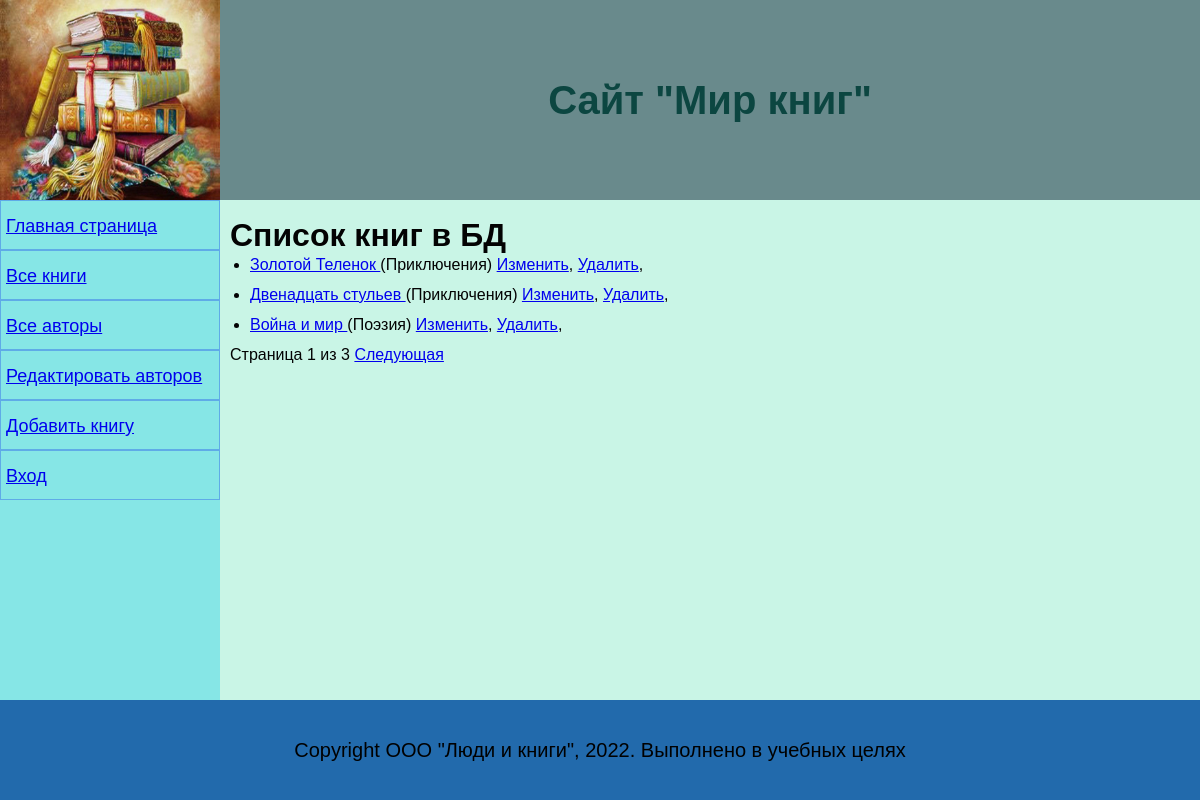
The page /books/ on the database its author committed.
### catalog/models.py (models this page shows, shortened)
class Book(models.Model):
    title=models.CharField(max_length=200,help_text="Введите название книги",verbose_name="Название книги")
    genre=models.ForeignKey("Ganre",on_delete=models.CASCADE,help_text="Выберите жанр книги",verbose_name="Жанр книги",null=True)
    language=models.ForeignKey("Language",on_delete=models.CASCADE,help_text="ВЫберите язык книги",verbose_name="Язык книги",null=True)
    author=models.ManyToManyField("Author",help_text="Выберите автора книги",verbose_name="Автор книги")
    summary=models.TextField(max_length=1000,help_text="Введите краткое описание книги",verbose_name="Аннотация книги")
    isbn=models.CharField(max_length=13,help_text="Должно содержать 13 символов",verbose_name="ISBN книги")
    def get_absolute_url(self):
        return reverse("book-detail",args=[str(self.id)])

class Ganre(models.Model):
    name=models.CharField(max_length=200,help_text="Введите жанр книги",verbose_name="Жанр книги")
    def __str__(self):
        return self.name

### catalog/views.py (the view)
# urls.py: re_path(r'^books/$', views.BookListView.as_view(), name="books"),
class BookListView(generic.ListView):
    model = Book
    paginate_by = 3

### catalog/templates/catalog/book_list.html
{% extends "base_generic.html" %}
{% block content %}
<h1>Список книг в БД</h1>
{% if book_list %}
<ul>
    {% for book in book_list %}
    <li>
        <a href="{{book.get_absolute_url}}">{{book.title}}   </a>({{book.genre}})
        <a href="/book/update/{{book.id}}">Изменить</a>,
        <a href="/book/delete/{{book.id}}">Удалить</a>,
    </li>
    {% endfor %}
</ul>
    {% else %}
    <p>В базе данных нет книг</p>
    {% endif %}
{% endblock %}

### catalog/static/css/styles.css (style rules this page uses)
* { margin: 0; padding: 0; box-sizing: border-box; }
body { background-color: rgb(201, 245, 230); display: flex; min-height: 100vh; flex-direction: column; min-width: 650px; }
ul { padding-left: 20px; }

### rows shown on the page
Book: title "Золотой Теленок", genre "Приключения"
Book: title "Двенадцать стульев", genre "Приключения"
Book: title "Война и мир", genre "Поэзия"

### other values the page prints
{{ page_obj.number }} "1"
{{ page_obj.paginator.num_pages }} "3"
